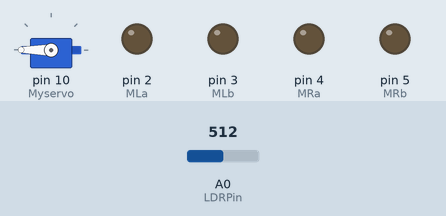
Bench run of a sketch on a simulated Arduino Uno, built with avr-gcc and run on an emulated ATmega328P. On the bench: servo, output pins drawn as LEDs (lit = HIGH). Inputs (shaded band) come from the test bench; at power-on: A0 (LDRPin) = 512.

Above: at 2.8 s.
2.9 s: A0 (LDRPin) set to 522
At 6.6 s:
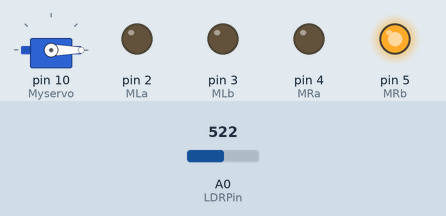
9.5 s: A0 (LDRPin) set to 511
At 15.1 s:
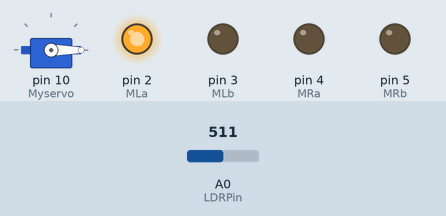
16.3 s: A0 (LDRPin) set to 306
At 19.3 s:
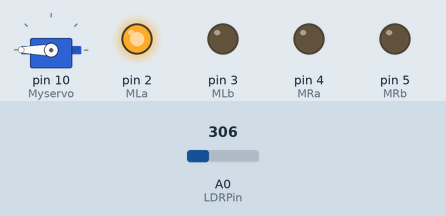
Timing chart, 0 to 27.5 s (numbered marks = the images above; inputs shaded):
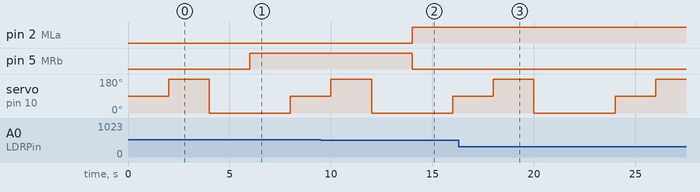

The sketch:

light_following_robot_code.ino
```cpp
// C++ code
//
#include<Servo.h>
Servo Myservo;
const int LDRPin=A0;
#define MLa 2
#define MLb 3
#define MRa 4
#define MRb 5

int pos=0;


void setup()
{
  Serial.begin(9600);
  pinMode(MLa, OUTPUT);
  pinMode(MLb, OUTPUT);
  pinMode(MRa, OUTPUT);
  pinMode(MRb, OUTPUT);
  pinMode(LDRPin,INPUT);
  Myservo.attach(10);
}

void loop()
{
  int LDRstatusF,LDRstatusL,LDRstatusR;
  LDRstatusR=analogRead(LDRPin);
  Myservo.write(90);
  delay(2000);
  LDRstatusF=analogRead(LDRPin);
  Myservo.write(180);
  delay(2000);
  LDRstatusL=analogRead(LDRPin);
  Myservo.write(0);
  delay(2000);
  if (LDRstatusF > LDRstatusR && LDRstatusF > LDRstatusL){
  	// Move forward
    digitalWrite(MRb, HIGH);
    digitalWrite(MRa, LOW);
    digitalWrite(MLb, HIGH);
    digitalWrite(MLa, LOW);
    delay(2000);
  }
  else if(LDRstatusF < LDRstatusR || LDRstatusF < LDRstatusL){
    if (LDRstatusR > LDRstatusL){
    	//MOve Right
    	digitalWrite(MRb, LOW);
    	digitalWrite(MRa, LOW);
    	digitalWrite(MLa, HIGH);
    	digitalWrite(MLb, LOW);
        delay(2000);
    }
    else{
    	//Move left
    	digitalWrite(MRb, HIGH);
    	digitalWrite(MRa, LOW);
    	digitalWrite(MLa, LOW);
    	digitalWrite(MLb, LOW);
		delay(2000);
    }
  }
  else{
    //Stop
  	digitalWrite(MRb, LOW);
   	digitalWrite(MRa, LOW);
   	digitalWrite(MLa, LOW);
   	digitalWrite(MLb, LOW);
    delay(2000);
  }
}
```

Measured:
- the behaviour switches between 512 and 513 on A0 (LDRPin) (found by bisection; images 0 and 1)
- after the input at 2.9 s, pin 5 (MRb): LOW → HIGH after 3.1 s
- after the input at 9.5 s, pin 2 (MLa): LOW → HIGH after 4.5 s
- after the input at 16.3 s, pin 2 (MLa): stays HIGH (without the input it goes to LOW after 5.7 s)
